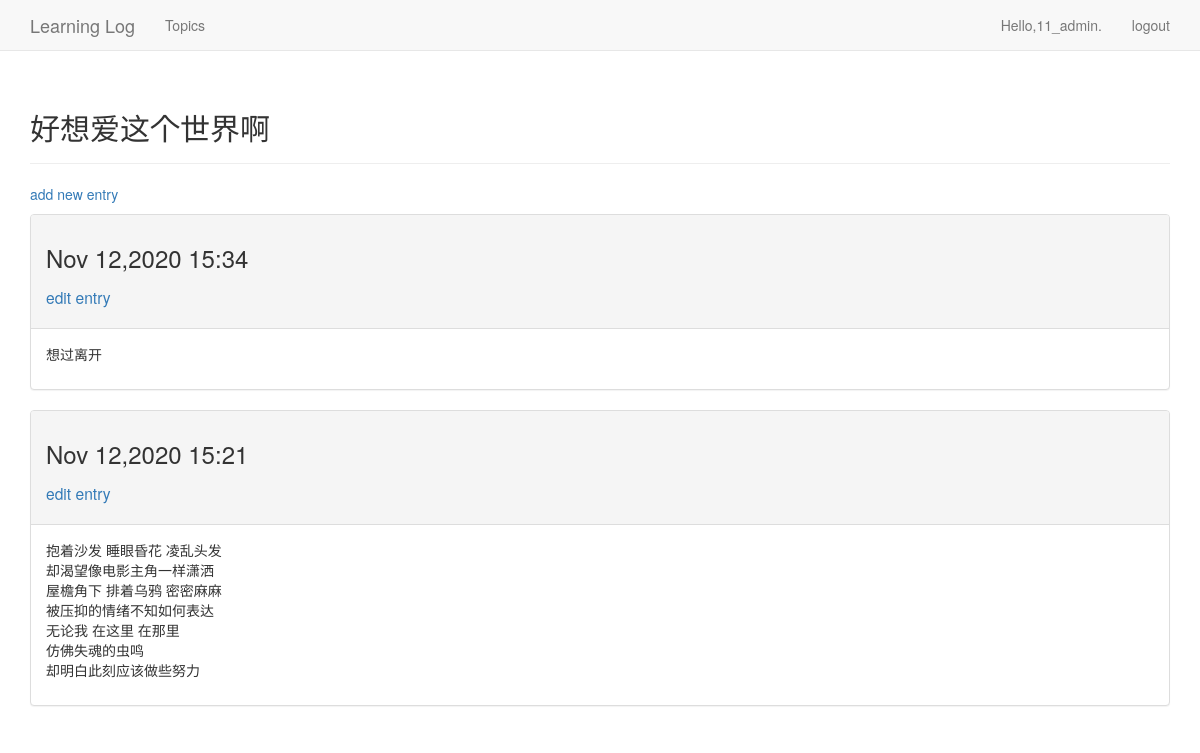
Screenshot of /topics/5/ (signed in) with the database file from the repository.
### learning_logs/models.py (models this page shows, shortened)
class Topic(models.Model):
    text=models.CharField(max_length=200)
    date_added=models.DateTimeField(auto_now_add=True)
    owner=models.ForeignKey(User,on_delete=models.CASCADE)
    def __str__(self):
        return self.text

class Entry(models.Model):
    topic=models.ForeignKey(Topic,on_delete=models.CASCADE)
    text=models.TextField()
    date_added=models.DateTimeField(auto_now_add=True)
    class Meta:
        verbose_name_plural='entries'

### learning_logs/views.py (the view)
# urls.py: path('topics/<topic_id>/',views.topic,name='topic'),
@login_required
def topic(request,topic_id):
    topic=Topic.objects.get(id=topic_id)
    check_topic_owner(topic,request)
    entries=topic.entry_set.order_by('-date_added')
    context={'topic':topic,'entries':entries}
    return render(request,'learning_logs/topic.html',context)

### learning_logs/views.py (called while the page is built)
def check_topic_owner(topic,request):
    if topic.owner!=request.user:
        raise Http404

### learning_logs/templates/learning_logs/topic.html
{% extends 'learning_logs/base.html' %}
{% block header %}
  <h2>{{ topic }}</h2>
{% endblock header %}
{% block content %}
  <p>
    <a href="{% url 'learning_logs:new_entry' topic.id %}">add new entry</a>
  </p>
  {% for entry in entries %}
    <div class="panel panel-default">
      <div class="panel-heading">
        <h3>
          {{ entry.date_added|date:'M d,Y H:i' }}</p>
          <small><a href="{% url 'learning_logs:edit_entry' entry.id %}">edit entry</a></small>
        </h3>
      </div>
      <div class="panel-body">
        {{ entry.text|linebreaks }}
      </div>
    </div>
    {% empty %}
      There are no entries for this topic yet.
    {% endfor %}
{% endblock content %}

### learning_logs/templates/learning_logs/base.html (shortened to what this page needs)
{% load bootstrap3 %}
<!DOCTYPE html>
<html lang="en">
  <head>
    {% load i18n %}
    {% bootstrap_css %}
  </head>
  <body>
    <nav class="navbar navbar-default navbar-static-top">
      <div class="container">
        <div class="navbar-header">
          <a class="navbar-brand" href="{% url 'learning_logs:index' %}">Learning Log</a>
        </div>
        <div id="navbar" class="navbar-collapse collapse">
          <ul class="nav navbar-nav">
            <li><a href="{% url 'learning_logs:topics' %}">Topics</a></li>
          </ul>
          <ul class="nav navbar-nav navbar-right">
            {% if user.is_authenticated %}
              <li><a>Hello,{{ user.username }}.</a></li>
              <li><a href="{% url 'users:logout' %}">logout</a></li>
            {% else %}
              <li><a href="{% url 'users:register' %}">register</a></li>
              <li><a href="{% url 'users:login' %}">login</a></li>
            {% endif %}
          </ul>
        </div>
      </div>
    </nav>
    <div class="container">
      <div class="page-header">
        {% block header %}{% endblock header %}
      </div>
      <div>
        {% block content %}{% endblock content %}
      </div>
    </div>
  </body>
</html>

### rows the page displays
Topic: text "好想爱这个世界啊"
Entry: date_added "Nov 12,2020 15:34", text "想过离开"
Entry: date_added "Nov 12,2020 15:21", text "抱着沙发 睡眼昏花 凌乱头发 却渴望像电影主角一样潇洒 屋檐角下 排着乌鸦 密密麻麻 被压抑的情绪不知如何表达 无论我 在这里 在那里 仿佛失魂的虫鸣 却明白此刻应该做些努力"

### other values shown
{{ user.username }} "11_admin"
